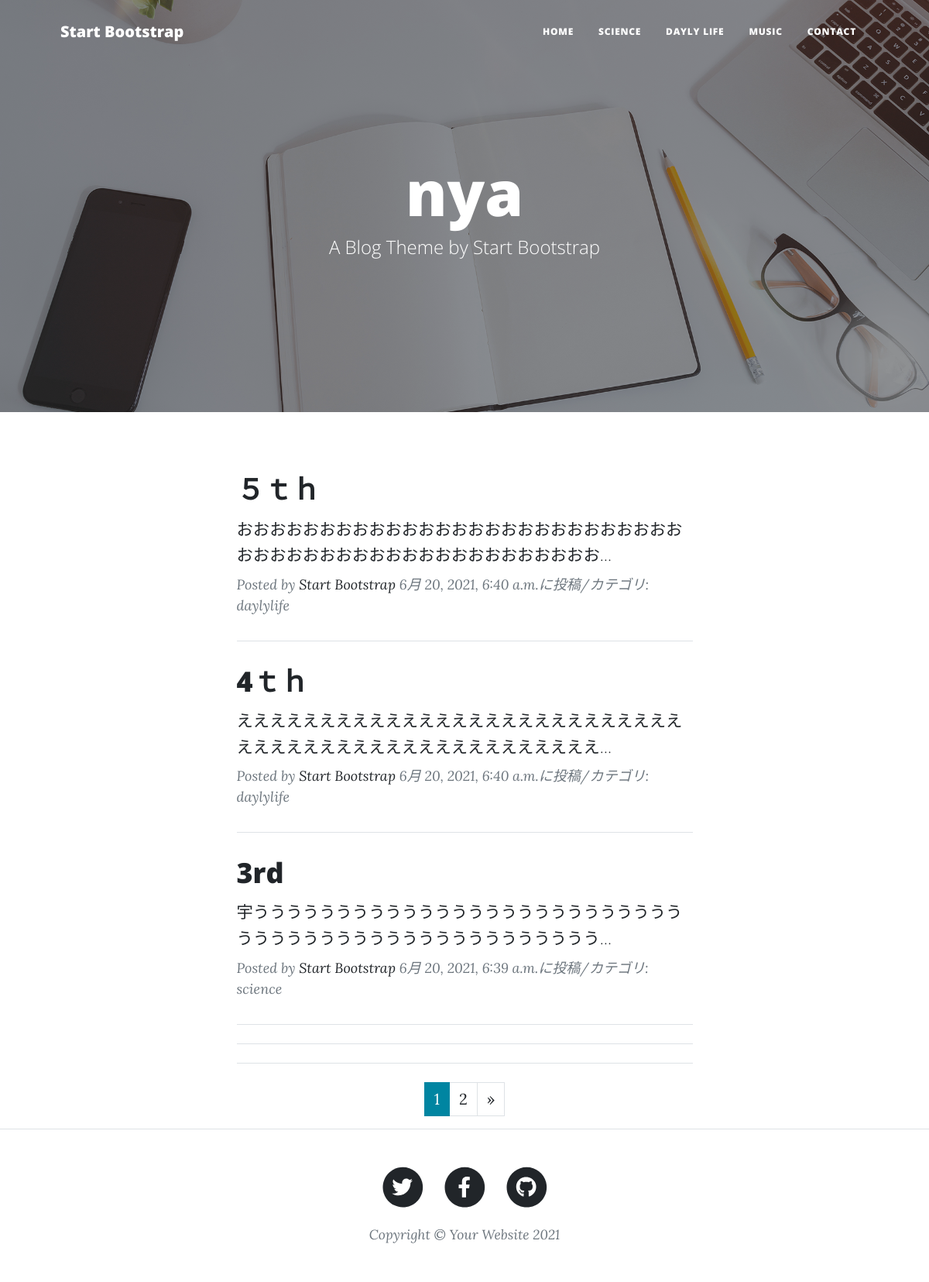
The page / on the database its author committed.
### blog/models.py (models this page shows, shortened)
class BlogPost(models.Model):
    CATEGORY = (('science','科学'),('daylylife','日記'),('music','音楽のこと'))
    title = models.CharField(
        verbose_name = 'タイトル',
        max_length = 200
    )
    content = models.TextField(
        verbose_name = '本文'
    )
    posted_at = models.DateTimeField(
        verbose_name = '投稿日時',
        auto_now_add = True
    )
    category = models.CharField(
        verbose_name = 'カテゴリ',
        max_length = 50,
        choices = CATEGORY
    )

### blog/views.py (the view)
# urls.py: path('', views.IndexView.as_view(), name='index'),
class IndexView(ListView):
    template_name ='index.html'
    context_object_name = 'orderby_records'
    queryset = BlogPost.objects.order_by('-posted_at')
    paginate_by = 3

### blog/templates/index.html (shortened to what this page needs)
{% extends 'base.html' %}
{% load static %}
        {% block header %}
        <header class="masthead" style="background-image: url({% static 'assets/img/home-bg.jpg' %})">
            <div class="container position-relative px-4 px-lg-5">
                <div class="row gx-4 gx-lg-5 justify-content-center">
                    <div class="col-md-10 col-lg-8 col-xl-7">
                        <div class="site-heading">
                            <h1>nya</h1>
                            <span class="subheading">A Blog Theme by Start Bootstrap</span>
                        </div>
                    </div>
                </div>
            </div>
        </header>
        {% endblock %}
        {% block contents %}
        <div class="container px-4 px-lg-5">
            <div class="row gx-4 gx-lg-5 justify-content-center">
                <div class="col-md-10 col-lg-8 col-xl-7">
                    {% for record in orderby_records %}
                    <div class="post-preview">
                        <a href="{% url 'blog:blog_detail' record.pk %}">
                            <h2 class="post-title">{{record.title}}</h2>
                            <h3 class="post-subtitle"><span style="font-size :16pt">{{record.content|truncatechars:50}}</span></h3>
                        </a>
                        <p class="post-meta">
                            Posted by
                            <a href="#!">Start Bootstrap</a>
                            {{record.posted_at}}に投稿/カテゴリ:
                            {{record.category}}
                        </p>
                    </div>
                    <hr>
                    {% endfor %}
                    <hr class="my-4" />
                    <hr class="my-4" />
                  {% include "pagination.html" %}
                </div>
            </div>
        </div>
        {% endblock %}

### blog/templates/base.html (shortened to what this page needs)
{% load static %}
<!DOCTYPE html>
<html lang="ja">
    <head>
        <link href="{% static 'css/styles.css' %}" rel="stylesheet" />
    </head>
    <body>
        <nav class="navbar navbar-expand-lg navbar-light" id="mainNav">
            <div class="container px-4 px-lg-5">
                <a class="navbar-brand" href={% url 'blog:index' %}>Start Bootstrap</a>
                <div class="collapse navbar-collapse" id="navbarResponsive">
                    <ul class="navbar-nav ms-auto py-4 py-lg-0">
                        <li class="nav-item"><a class="nav-link px-lg-3 py-3 py-lg-4" href={% url 'blog:index' %}>Home</a></li>
                        <li class="nav-item"><a class="nav-link px-lg-3 py-3 py-lg-4" href="{% url 'blog:science_list' %}">SCIENCE</a></li>
                        <li class="nav-item"><a class="nav-link px-lg-3 py-3 py-lg-4" href="{% url 'blog:daylylife_list' %}">DAYLY LIFE</a></li>
                        <li class="nav-item"><a class="nav-link px-lg-3 py-3 py-lg-4" href="{% url 'blog:music_list' %}">MUSIC</a></li>
                        <li class="nav-item"><a class="nav-link px-lg-3 py-3 py-lg-4" href="{% url 'blog:contact' %}">CONTACT</a></li>
                    </ul>
                </div>
            </div>
        </nav>
        {% block header %}{% endblock %}
        {% block contents %}{% endblock %}
        <footer class="border-top">
            <div class="container px-4 px-lg-5">
                <div class="row gx-4 gx-lg-5 justify-content-center">
                    <div class="col-md-10 col-lg-8 col-xl-7">
                        <ul class="list-inline text-center">
                            <li class="list-inline-item">
                                <a href="#!">
                                    <span class="fa-stack fa-lg">
                                        <i class="fas fa-circle fa-stack-2x"></i>
                                        <i class="fab fa-twitter fa-stack-1x fa-inverse"></i>
                                    </span>
                                </a>
                            </li>
                            <li class="list-inline-item">
                                <a href="#!">
                                    <span class="fa-stack fa-lg">
                                        <i class="fas fa-circle fa-stack-2x"></i>
                                        <i class="fab fa-facebook-f fa-stack-1x fa-inverse"></i>
                                    </span>
                                </a>
                            </li>
                            <li class="list-inline-item">
                                <a href="#!">
                                    <span class="fa-stack fa-lg">
                                        <i class="fas fa-circle fa-stack-2x"></i>
                                        <i class="fab fa-github fa-stack-1x fa-inverse"></i>
                                    </span>
                                </a>
                            </li>
                        </ul>
                        <div class="small text-center text-muted fst-italic">Copyright &copy; Your Website 2021</div>
                    </div>
                </div>
            </div>
        </footer>
    </body>
</html>

### blog/templates/pagination.html (shortened to what this page needs)
{% if is_paginated %}
  <ul class ="pagination" style="justify-content:center">
    {% for num in paginator.page_range %}
      {% if page_obj.number == num %}
        <li class="page-item active">
          <span class="page-link">{{num}}</span>
        </li>
        {% else %}
        <li class="page-item">
          <a class="page-link" href="?page={{ num }}">{{ num }}</a>
        </li>
      {% endif %}
    {% endfor %}
    {% if page_obj.has_next %}
     <li class="page-item">
       <a class ="page-link" href = "?page={{page_obj.next_page_number }}" aria-label="Next">
       <span aria-hidden="true">&raquo;</span>
       </a>
     </li>
     {% endif %}
  </ul>
{% endif %}

### rows shown on the page
BlogPost: title "５ｔｈ", content "おおおおおおおおおおおおおおおおおおおおおおおおおおおおおおおおおおおおおおおおおおおおおおおおお…", posted_at "6月 20, 2021, 6:40 a.m.", category "daylylife"
BlogPost: title "4ｔｈ", content "えええええええええええええええええええええええええええええええええええええええええええええええええ…", posted_at "6月 20, 2021, 6:40 a.m.", category "daylylife"
BlogPost: title "3rd", content "宇うううううううううううううううううううううううううううううううううううううううううううううううう…", posted_at "6月 20, 2021, 6:39 a.m.", category "science"

### other values the page prints
{{ num }} "1"
{{ num }} "2"
